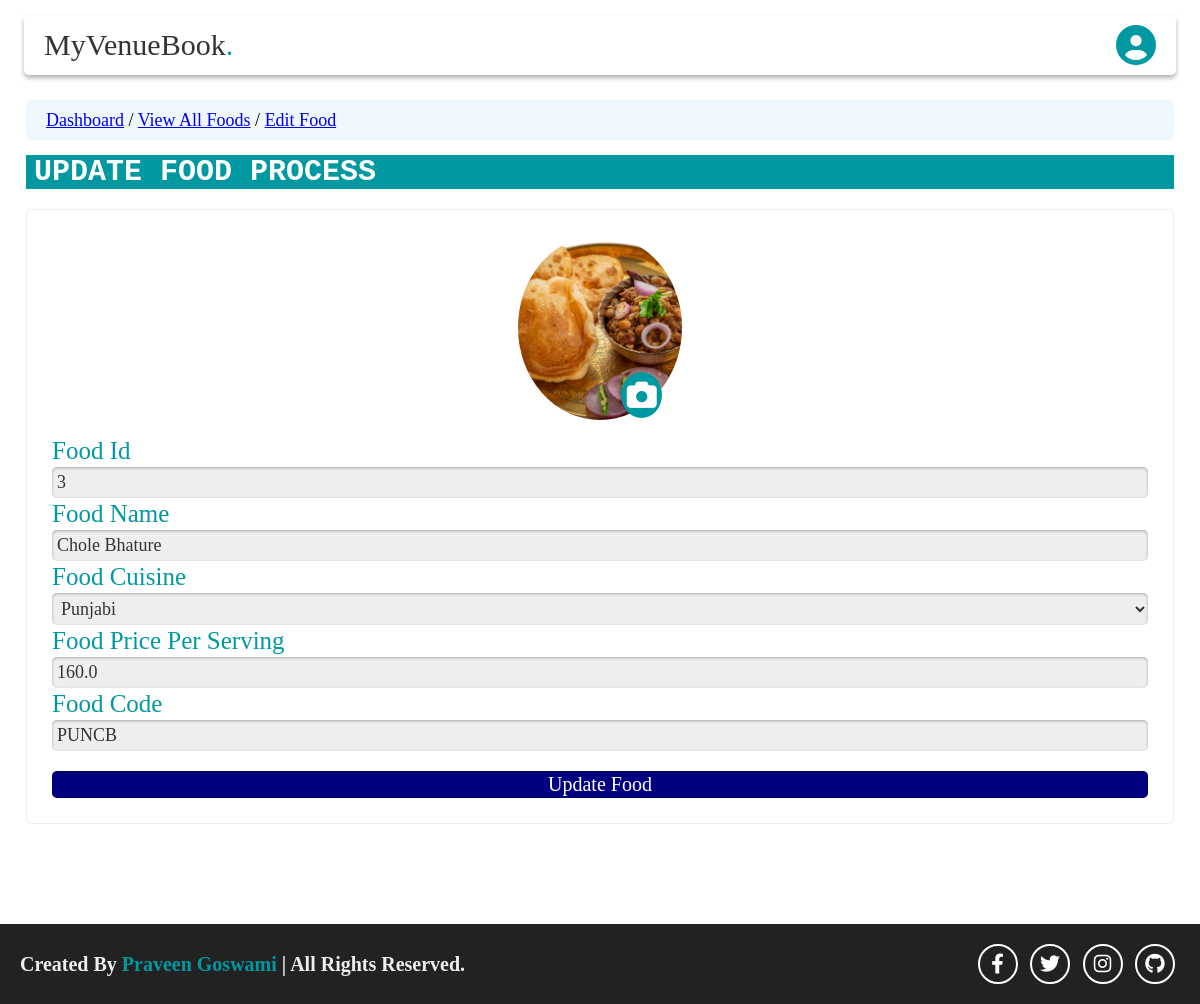
/administrator/editfood/3/, run on the app's committed database.
### booking/models.py (models this page shows)
class foodTable(models.Model):
    foodId = models.AutoField(primary_key=True)
    foodName = models.CharField(max_length=50)
    foodImage = models.ImageField(upload_to='media/', default='', blank=True)
    foodCuisine = models.CharField(max_length=50)
    foodPricePerServing = models.FloatField()
    foodCode = models.CharField(max_length=50)

### administrator/views.py (the view)
# urls.py: path('editfood/<int:food_id>/',views.editFoodDetails),
def editFoodDetails(request, food_id):
    foodToBeEdited = bookingModel.foodTable.objects.get(foodId = food_id)
    context = {'food':foodToBeEdited}
    res = render(request, 'administrator/editFoodPage.html', context)
    return HttpResponse(res)

### templates/administrator/editFoodPage.html (shortened to what this page needs)
<!DOCTYPE html>
{% extends 'administrator/adminMasterTemplate.html' %}
{% load static %}
    {% block CSS %}
        {{block.super}}
        <link rel="stylesheet" href="{% static 'css/administrator/editFoodPage.css' %}">
    {% endblock CSS %}
    {% block home %}
    <section class="edit-food-home" id="home">
        <div class="navigator">
            <p><a href="http://localhost:8000/administrator/dashboard/">Dashboard</a> / <a href="http://localhost:8000/administrator/viewallfood/">View All Foods</a> / <a href="#">Edit Food</a></p>
        </div>
        <div class="heading-container" >
            <h1 class="main-heading">Update Food Process</h1>
        </div>
        <div class="form-container">
            <form action="http://localhost:8000/administrator/updatefood/" method="post" name="myform" enctype="multipart/form-data" onsubmit="return validate()">
                <div class="image-div-container">
                    <div class="food-image-container">
                        {% if updatedFood.foodImage %}
                        <img src="{{updatedFood.foodImage.url}}" alt="Food Image" id="foodimage">
                        <input type="hidden" name="previousfoodimage" value="{{updatedFood.foodImage}}">
                        {% else %}
                        <img src="{{food.foodImage.url}}" alt="Food Image" id="foodimage">
                        {% endif %}
                        <div class="camera-icon">
                            <i class="fa-solid fa-camera"></i>
                        </div>
                    </div>
                </div>
                {% if updatedFood.foodId %}
                <label for="foodid">Food Id </label>
                <input type="text" id="foodid" name="foodid" value="{{updatedFood.foodId}}" readonly>
                {% else %}
                <label for="foodid">Food Id </label>
                <input type="text" id="foodid" name="foodid" value="{{food.foodId}}" readonly>
                {% endif %}
                {% if food_Name_Error %}
                <label for="foodname">Food Name </label>
                <input style="border:.1rem solid red;" type="text" id="foodname" name="foodname" placeholder="Enter Food Name" value="{{updatedFood.foodName}}" required>
                <span style="color:red; font-size:1.5rem ; text-transform: none;">{{food_Name_Error}}</span>
                {% else %}
                <label for="foodname">Food Name </label>
                <input type="text" id="foodname" name="foodname" placeholder="Enter Food Name" value="{{food.foodName}}" required>
                {% endif %}
                {% if updatedFood.foodCuisine %}
                <label for="foodcuisine">Food Cuisine </label>
                <select id="foodcuisine" name="foodcuisine" required>
                    {% if updatedFood.foodCuisine == "Chinese" %}
                    <option value="Chinese">Chinese</option>
                    <option value="Drink">Drink</option>
                    <option value="Punjabi">Punjabi</option>
                    {% elif updatedFood.foodCuisine == "Drink" %}
                    <option value="Drink">Drink</option>
                    <option value="Chinese">Chinese</option>
                    <option value="Punjabi">Punjabi</option>
                    {% elif updatedFood.foodCuisine == "Punjabi" %}
                    <option value="Punjabi">Punjabi</option>
                    <option value="Chinese">Chinese</option>
                    <option value="Drink">Drink</option>
                    {% endif %}
                </select>
                {% else %}
                <label for="foodcuisine">Food Cuisine </label>
                <select id="foodcuisine" name="foodcuisine" required>
                    {% if food.foodCuisine == "Chinese" %}
                    <option value="Chinese">Chinese</option>
                    <option value="Drink">Drink</option>
                    <option value="Punjabi">Punjabi</option>
                    {% elif food.foodCuisine == "Drink" %}
                    <option value="Drink">Drink</option>
                    <option value="Chinese">Chinese</option>
                    <option value="Punjabi">Punjabi</option>
                    {% elif food.foodCuisine == "Punjabi" %}
                    <option value="Punjabi">Punjabi</option>
                    {% else %}
                    <option value="">---Select food cuisine---</option>
                    <option value="Chinese">Chinese</option>
                    <option value="Drink">Drink</option>
                    <option value="Punjabi">Punjabi</option>
                    {% endif %}
                </select>
                {% endif %}
                {% if updatedFood.foodPricePerServing %}
                <label for="foodpriceperserving">Food Price Per Serving </label>
                <input type="text" id="foodpriceperserving" name="foodpriceperserving" placeholder="Enter food price per serving" value="{{updatedFood.foodPricePerServing}}" required >
                {% else %}
                <label for="foodpriceperserving">Food Price Per Serving </label>
                <input type="text" id="foodpriceperserving" name="foodpriceperserving" placeholder="Enter food price per serving" value="{{food.foodPricePerServing}}" required >
                {% endif %}
                {% if food_Code_Error %}
                <label for="foodcode">Food Code </label>
                <input style="border:.1rem solid red;" type="text" id="foodcode" name="foodcode" placeholder="Create Food Code" value="{{updatedFood.foodCode}}" required>
                <span style="color:red; font-size:1.5rem ; text-transform: none;">{{food_Code_Error}}</span>
                {% else %}
                <label for="foodcode">Food Code </label>
                <input type="text" id="foodcode" name="foodcode" placeholder="Create Food Code" value="{{food.foodCode}}" required>
                {% endif %}
                <input type="submit" value="Update Food">
            </form>
        </div>
    </section>
    {% endblock home %}

### static/css/administrator/adminMasterTemplate.css (style rules this page uses)
* { font-family: 'Times New Roman', Times, serif; padding: 0; margin: 0; box-sizing: border-box; text-decoration: none; text-transform: capitalize; }
html { overflow-x: hidden; font-size: 62.5%; }

### static/css/administrator/editFoodPage.css (style rules this page uses)
.edit-food-home { min-height: 100vh; display: flex; align-items: center; flex-direction: column; position: relative; padding:10rem 2.6rem; background: #fff; }
.edit-food-home .navigator { background-color: aliceblue; height:4rem; width:100%; border-radius: .5rem; display: flex; align-items: center; padding-left:2rem; }
.edit-food-home .navigator p { font-size:1.8rem; }
.edit-food-home .navigator p a { text-decoration: underline; font-family:'Times New Roman', Times, serif; }
.edit-food-home .heading-container { width:100%; }
.edit-food-home .main-heading { background-color: #0098a1; color:#fff; width:100%; text-transform: uppercase; font-family: 'Courier New', Courier, monospace; font-size:3rem; padding:0rem 0.8rem; margin-top: 1.5rem; }
.form-container { width:100%; margin-top:2rem; }
.form-container form { background-color:#fff; border: .1rem solid #eee; padding:2.5rem; width:100%; border-radius: .5rem; }
.form-container form label { font-size: 2.5rem; margin: .2rem 0; display:block; color: #0098a1; }
.form-container form input, .form-container form select { display: block; text-transform:none; font-size:1.8rem; width:100%; padding:.5rem; border-radius: .5rem; color:#333; background: #eee; border:none; outline: none; box-shadow: 0 .1rem .3rem rgba(0,0,0,.3) inset; }
.form-container form input[type="submit"] { margin-top: 2rem; padding:.2rem; background: navy; font-size: 2rem; color: #fff; }
.form-container .image-div-container { display:flex; justify-content: center; padding:0rem 0rem 1.5rem 0rem; width:100%; height:20rem; }
.form-container .image-div-container .food-image-container { width:15%; height:100%; display: flex; flex-direction: column; position:relative; }
.form-container .image-div-container .food-image-container img { width:100%; height:100%; object-fit: cover; border-radius: 50%; }
.form-container .image-div-container .food-image-container .camera-icon { display:flex; position:absolute; bottom:.2rem; right:2rem; width:25%; height:25%; overflow: hidden; border-radius:50%; background: #0098a1; justify-content: center; align-items: center; }
.fa-camera { display: block; color:#fff; font-size:3rem; }

### data on the page
foodTable: foodImage (picture), foodid "3", foodname "Chole Bhature", foodcuisine "Punjabi", foodpriceperserving "160.0", foodcode "PUNCB"
